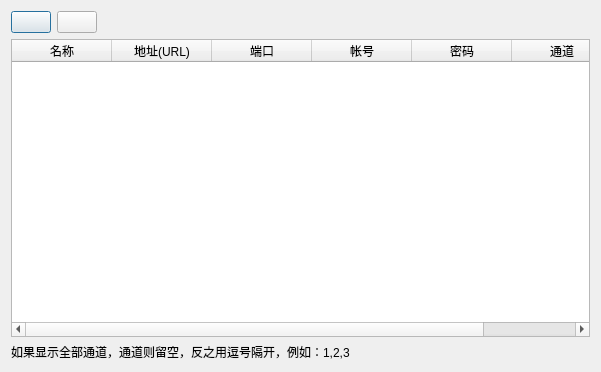
<?xml version="1.0" encoding="UTF-8"?>
<ui version="4.0">
 <class>ByyVideoEditDialog</class>
 <widget class="QDialog" name="ByyVideoEditDialog">
  <property name="geometry">
   <rect>
    <x>0</x>
    <y>0</y>
    <width>601</width>
    <height>372</height>
   </rect>
  </property>
  <property name="windowTitle">
   <string>监控编辑</string>
  </property>
  <layout class="QVBoxLayout" name="verticalLayout">
   <item>
    <layout class="QHBoxLayout" name="horizontalLayout">
     <item>
      <widget class="QPushButton" name="pushButton_4">
       <property name="text">
        <string/>
       </property>
       <property name="flat">
        <bool>false</bool>
       </property>
      </widget>
     </item>
     <item>
      <widget class="QPushButton" name="pushButton_5">
       <property name="text">
        <string/>
       </property>
       <property name="flat">
        <bool>false</bool>
       </property>
      </widget>
     </item>
     <item>
      <spacer name="horizontalSpacer_2">
       <property name="orientation">
        <enum>Qt::Horizontal</enum>
       </property>
       <property name="sizeHint" stdset="0">
        <size>
         <width>40</width>
         <height>20</height>
        </size>
       </property>
      </spacer>
     </item>
    </layout>
   </item>
   <item>
    <widget class="QTableWidget" name="tableWidget">
     <column>
      <property name="text">
       <string>名称</string>
      </property>
     </column>
     <column>
      <property name="text">
       <string>地址(URL)</string>
      </property>
     </column>
     <column>
      <property name="text">
       <string>端口</string>
      </property>
     </column>
     <column>
      <property name="text">
       <string>帐号</string>
      </property>
     </column>
     <column>
      <property name="text">
       <string>密码</string>
      </property>
     </column>
     <column>
      <property name="text">
       <string>通道</string>
      </property>
     </column>
    </widget>
   </item>
   <item>
    <widget class="QLabel" name="label">
     <property name="text">
      <string>如果显示全部通道，通道则留空，反之用逗号隔开，例如：1,2,3</string>
     </property>
     <property name="wordWrap">
      <bool>true</bool>
     </property>
    </widget>
   </item>
  </layout>
 </widget>
 <layoutdefault spacing="6" margin="11"/>
 <resources/>
 <connections/>
</ui>
